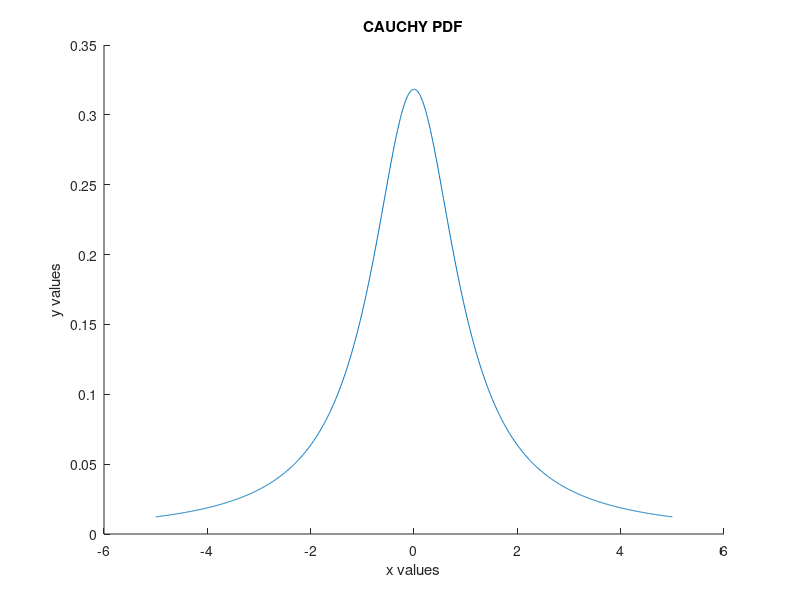

Write MATLAB code to recreate this figure.
% PDF of CAUCHY Function
function CAUCHYpdf
u=0;                            % Given Location parameter
g=1;                            % Given Scale parameter
x = -5:0.01:5; 
z=(x-u)./g;
y=(1./(pi*g))*(1./(1+(z.^2)));  % CAUCHY function
hold on;
plot(x,y);
xlabel 'x values';
ylabel 'y values';
title 'CAUCHY PDF';
hold off;
end